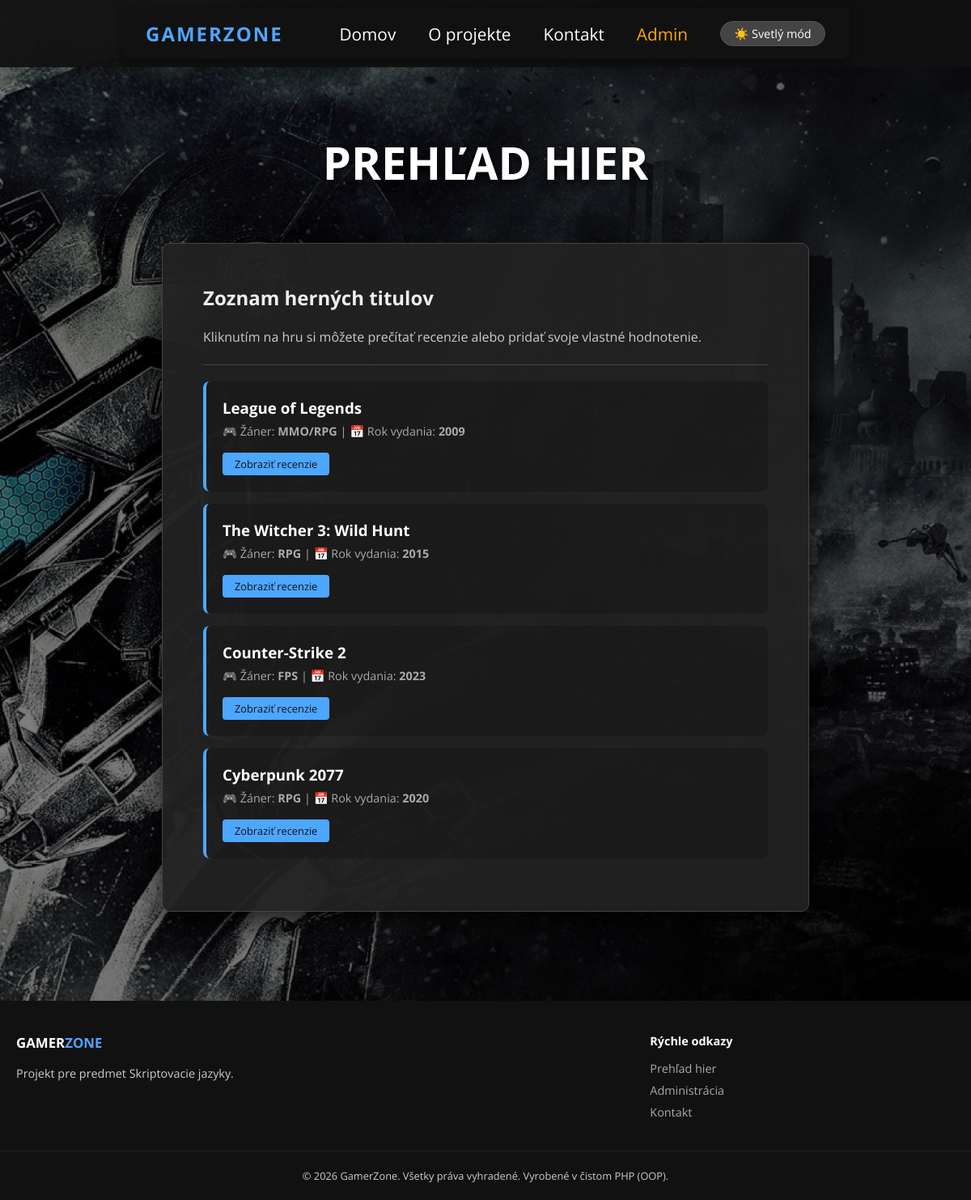
Screenshot of /Semestralny-projekt---Stranka-na-recenzovanie-hier/index.php with the database file from the repository.
### tables this page shows
CREATE TABLE `games` (
  `id` int(11) NOT NULL,
  `title` varchar(150) NOT NULL,
  `genre` varchar(50) NOT NULL,
  `release_year` int(11) NOT NULL,
  `created_at` timestamp NOT NULL DEFAULT current_timestamp()
);

### Semestralny-projekt---Stranka-na-recenzovanie-hier/classes/Database.php (called while the page is built)
<?php
class Database {
    private $host = "localhost";
    private $dbname = "formular";
    private $port = 3306;
    private $username = "root";
    private $password = "";
    protected $conn;
    public function __construct() {
        $options = array(
            PDO::ATTR_ERRMODE => PDO::ERRMODE_EXCEPTION,
            PDO::ATTR_DEFAULT_FETCH_MODE => PDO::FETCH_ASSOC,
        );
        try {
            $this->conn = new PDO(
                "mysql:host=" . $this->host . ";dbname=" . $this->dbname . ";port=" . $this->port . ";charset=utf8",
                $this->username,
                $this->password,
                $options
            );
        } catch (PDOException $e) {
            die("Chyba OOP pripojenia k databáze: " . $e->getMessage());
        }
    }
    public function getConnection() {
        return $this->conn;
    }
}

### Semestralny-projekt---Stranka-na-recenzovanie-hier/classes/Game.php (called while the page is built, shortened)
<?php
require_once 'Database.php';
class Game extends Database {
    public function getAllGames() {
        try {
            $sql = "SELECT * FROM games ORDER BY created_at DESC";
            $statement = $this->getConnection()->prepare($sql);
            $statement->execute();
            return $statement->fetchAll();
        } catch (PDOException $e) {
            echo "Chyba pri načítaní hier: " . $e->getMessage();
            return [];
        }
    }
}

### Semestralny-projekt---Stranka-na-recenzovanie-hier/index.php (the view, shortened to what this page needs)
<?php
require('parts/header.php');
require_once 'classes/Game.php';
$gameManager = new Game();
$games = $gameManager->getAllGames();
?>
    <main class="home-page">
        <div class="container">
            <div class="content-box">
                <h2>Zoznam herných titulov</h2>
                <p>Kliknutím na hru si môžete prečítať recenzie alebo pridať svoje vlastné hodnotenie.</p>
                <hr style="border: 0; border-top: 1px solid #444; margin: 20px 0;">
                <div class="games-list" style="text-align: left;">
                    <?php if (!empty($games)): ?>
                        <?php foreach ($games as $game): ?>
                            <div class="game-item" style="background: rgba(0,0,0,0.2); padding: 20px; border-radius: 8px; margin-bottom: 15px; border-left: 4px solid #4da6ff;">
                                <h3 style="margin-bottom: 5px; color: #fff;"><?php echo htmlspecialchars($game['title']); ?></h3>
                                <p style="margin: 0; font-size: 0.9rem; color: #aaa;">
                                    <span>🎮 Žáner: <strong><?php echo htmlspecialchars($game['genre']); ?></strong></span> |
                                    <span>📅 Rok vydania: <strong><?php echo htmlspecialchars($game['release_year']); ?></strong></span>
                                </p>
                                <div style="margin-top: 15px;">
                                    <a href="game-detail.php?id=<?php echo $game['id']; ?>&theme=<?php echo $theme; ?>" class="tm-btn tm-btn-primary" style="font-size: 0.8rem; padding: 5px 15px;">Zobraziť recenzie</a>
                                </div>
                            </div>
                        <?php endforeach; ?>
                    <?php else: ?>
                        <p>V databáze sa nenachádzajú žiadne hry.</p>
                    <?php endif; ?>
                </div>
            </div>
        </div>
    </main>
<?php
require('parts/footer.php');
?>

### Semestralny-projekt---Stranka-na-recenzovanie-hier/css/style.css (style rules this page uses)
*, *::before, *::after { box-sizing: border-box; margin: 0; padding: 0; }
a, button { transition: all 0.3s ease; color: #4da6ff; }
.container { max-width: 1200px; margin: 0 auto; padding: 0 15px; width: 100%; }
.tm-btn { display: inline-block; font-size: 1rem; padding: 10px 25px; border: 0; cursor: pointer; text-decoration: none; border-radius: 4px; }
.tm-btn-primary { background-color: #4da6ff; color: #111; }
h1, h2, h3, h4, h5, h6 { color: #eee; margin-bottom: 20px; }
p, address { color: #ccc; line-height: 1.6; }
body { margin: 0; font-family: 'Open Sans', Arial, sans-serif; background-image: url('../img/game-background.jpg'); background-size: cover; background-position: center; background-attachment: fixed; background-repeat: no-repeat; color: #eee; overflow-x: hidden; }
body::before { content: ''; position: fixed; top: 0; left: 0; width: 100%; height: 100%; background: rgba(0, 0, 0, 0.5); z-index: -1; }
main { position: relative; z-index: 10; margin-top: -100px; padding-bottom: 60px; }
.content-box { max-width: 800px; margin: 0 auto; background: rgba(34, 34, 34, 0.95); padding: 50px; border-radius: 10px; box-shadow: 0 15px 40px rgba(0,0,0,0.8); border: 1px solid #444; }
.content-box h2:first-child { margin-top: 0; }

### rows the page displays
games: title "League of Legends", genre "MMO/RPG", release_year "2009"
games: title "The Witcher 3: Wild Hunt", genre "RPG", release_year "2015"
games: title "Counter-Strike 2", genre "FPS", release_year "2023"
games: title "Cyberpunk 2077", genre "RPG", release_year "2020"

### other values shown
$page_title "PREHĽAD HIER"
